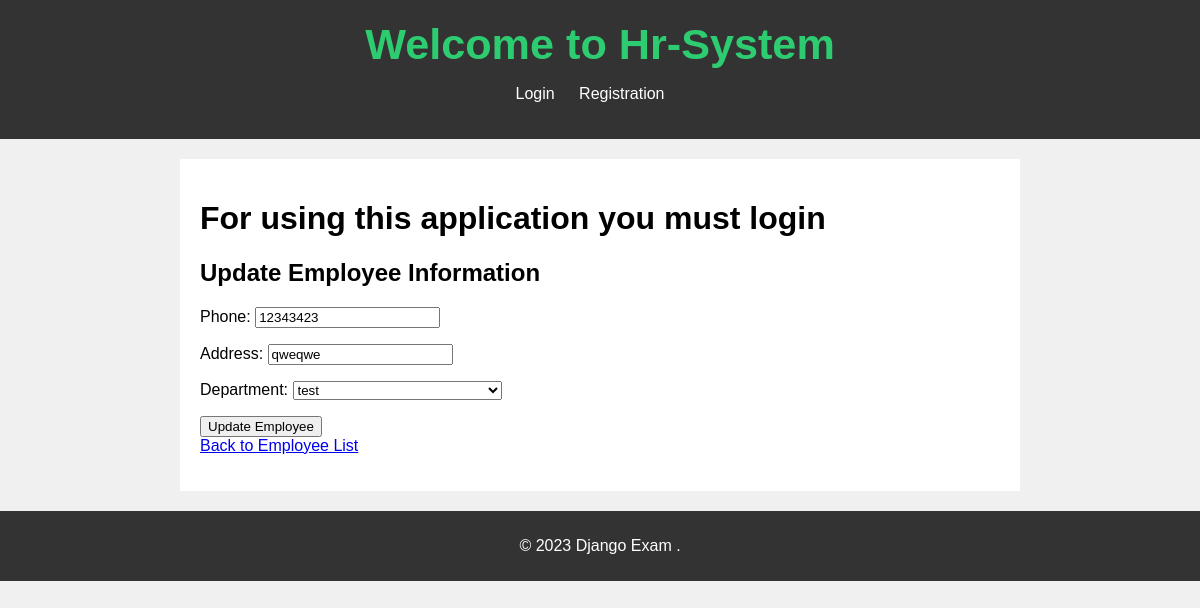
/employees/update/11/, run on the app's committed database.
### hr_system/models.py (models this page shows, shortened)
class Employee(models.Model):
    first_name = models.CharField(max_length=100)
    last_name = models.CharField(max_length=100)
    phone = models.CharField(max_length=50, unique=True)
    address = models.CharField(max_length=50)
    department = models.ForeignKey(Department, on_delete=models.SET_NULL, null=True)
    compensation = models.ManyToManyField(Compensation)
    salary = models.DecimalField(max_digits=15, decimal_places=2, null=True)
    user = models.ForeignKey(User, on_delete=models.CASCADE, null=True, blank=True)
    class Meta:
        ordering = [F('first_name').desc(nulls_last=True)]

### hr_system/views.py (the view, shortened to what this page needs)
# urls.py: path('employees/update/<int:pk>/', EmployeeUpdate.as_view(), name="employee_update"),
class EmployeeUpdate(UpdateView):
    model = Employee
    fields = ['phone', 'address', 'department']
    template_name = 'employees/employee_update.html'
    success_url = reverse_lazy('employee_list')

### hr_system/models.py (called while the page is built)
    def __str__(self):
        return f'{self.name}'

### templates/employees/employee_update.html (shortened to what this page needs)
{% extends 'base.html' %}
{% block content %}
  <h2>Update Employee Information</h2>
  <form method="post">
    {{ form.as_p }}
    <button type="submit">Update Employee</button>
  </form>
  <a href="{% url 'employee_list' %}">Back to Employee List</a>
{% endblock %}

### static/css/base.css (style rules this page uses)
body { font-family: Arial, sans-serif; background-color: #f0f0f0; margin: 0; padding: 0; }

### data on the page
Employee: phone "12343423", address "qweqwe", department "test"
